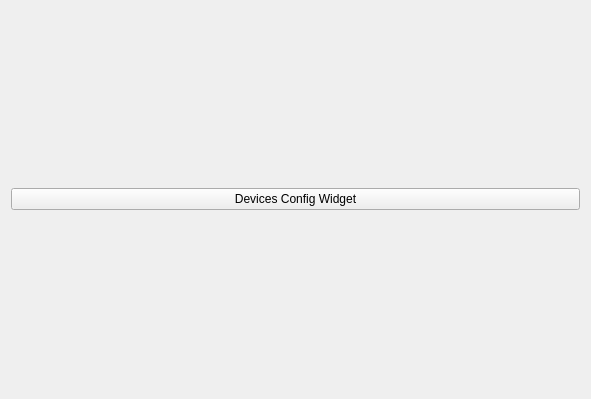
<?xml version="1.0" encoding="UTF-8"?>
<ui version="4.0">
 <class>syDevicesConfig</class>
 <widget class="QWidget" name="syDevicesConfig">
  <property name="geometry">
   <rect>
    <x>0</x>
    <y>0</y>
    <width>591</width>
    <height>399</height>
   </rect>
  </property>
  <property name="windowTitle">
   <string>Form</string>
  </property>
  <layout class="QGridLayout" name="gridLayout">
   <item row="0" column="0">
    <widget class="QPushButton" name="test">
     <property name="text">
      <string>Devices Config Widget</string>
     </property>
    </widget>
   </item>
  </layout>
 </widget>
 <resources/>
 <connections/>
</ui>
